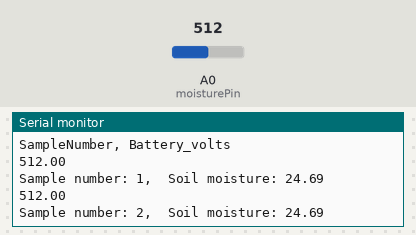
Recording of a sketch running on a simulated Arduino Uno, built with avr-gcc and run on an emulated ATmega328P. Shown: the last lines printed to the serial monitor. The inputs (shaded band) are chosen by the test bench; at power-on: A0 (moisturePin) = 512. Storage starts empty.

Above: at 1.8 s.
1.9 s: A0 (moisturePin) set to 716
At 2.9 s:
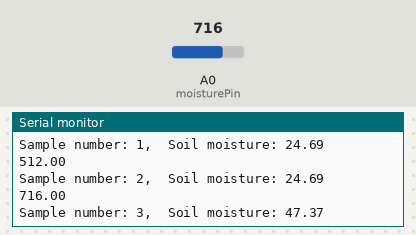
3.4 s: A0 (moisturePin) set to 900
At 4.9 s:
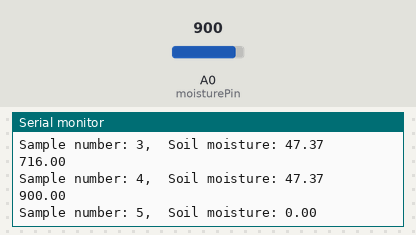
Timing chart, 0 to 6.4 s (numbered marks = the images above; inputs shaded):
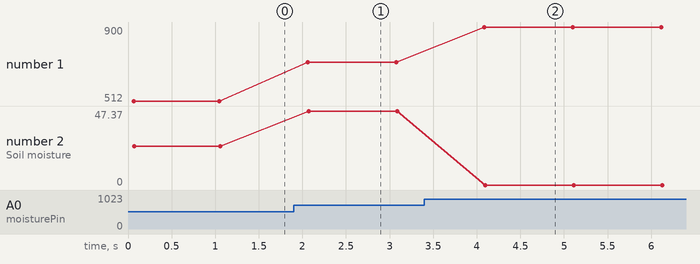

Measured:
- after the input at 1.9 s, the serial monitor: prints a new line after 0.16 s (image 1)
- after the input at 3.4 s, the serial monitor: prints a new line after 0.69 s (image 2)
- plotted number 1: 512 → 716 after the input at 1.9 s, 716 → 900 after the input at 3.4 s
- plotted number 2: 24.69 → 47.37 after the input at 1.9 s, 47.37 → 0 after the input at 3.4 s

The sketch:

SensorSDCardTest.ino
```cpp
#include <Wire.h>
#include <SPI.h>
#include <SD.h>

//Digital pin 12 is the MicroSD slave select pin on the Mayfly
#define SD_SS_PIN 12

//The data log file
#define FILE_NAME "DataLog.txt"

//Data header  (these lines get written to the beginning of a file when it's created)
#define LOGGERNAME "Mayfly microSD Card Tester"
#define DATA_HEADER "SampleNumber, Battery_volts"

int sampleinterval = 1;    //time between samples, in seconds

int samplenum = 1;      // declare the variable "samplenum" and start with 1
int moisturePin = A0;    // on the Mayfly board, pin A6 is connected to a resistor divider on the battery input

double moistureValue = 0;  // variable to store the value coming from the analogRead function
float moisture;       // the battery voltage as calculated by the formula below


void setup()
{
  //Initialise the Serial1 connection
  Serial.begin(9600);
  //Serial.begin(57600);
  //Initialise log file
  setupLogFile();

  //Echo the data header to the Serial1 connection
  Serial.println(DATA_HEADER);

}

void loop()
{
  String dataRec = createDataRecord();

  //Save the data record to the log file
  logData(dataRec);

  //Echo the data to the Serial1 connection
  Serial.println(dataRec);

  delay(sampleinterval*1000);   //multiply by 1000 to convert from milliseconds to seconds

}


void setupLogFile()
{
  //Initialise the SD card
  if (!SD.begin(SD_SS_PIN))
  {
    Serial.println("Error: SD card failed to initialise or is missing.");
    //Hang
  //  while (true);
  }

  //Check if the file already exists
  bool oldFile = SD.exists(FILE_NAME);

  //Open the file in write mode
  File logFile = SD.open(FILE_NAME, FILE_WRITE);
  // write to file if old file exists
  //Add header information if the file did not already exist
  if (!oldFile)
  {
    logFile.println(LOGGERNAME);
    logFile.println(DATA_HEADER);
  }

  //Close the file to save it
  logFile.close();
}


void logData(String rec)
{
  //Re-open the file
  File logFile = SD.open(FILE_NAME, FILE_WRITE);

  //Write the CSV data
  logFile.println(rec);

  //Close the file to save it
  logFile.close();
}

String createDataRecord()
{
  //Create a String type data record in csv format
  //SampleNumber, Battery
  String data = "";
  data += "Sample number: ";
  data += samplenum;           //creates a string called "data", put in the sample number
  data += ",  Soil moisture: ";                 //adds a comma between values
  moistureValue = analogRead(A0);         // reads the analog voltage on the batteryPin, reported in bits
  Serial.println(moistureValue);
  double voltage1 = (moistureValue/1023)*3;
 // Serial.println(voltage1);
  double vwc;
  if(voltage1 <= 1.1)
  {
    vwc = 10*voltage1-1;
    }
  else if(voltage1 <= 1.3)
  {
    vwc = 25*voltage1-17.5;
    }
  else if(voltage1 <= 1.82)
  {
    vwc = 48.08*voltage1-47.5;
    }
  else if(voltage1 <= 2.2)
  {
    vwc = 26.32*voltage1-7.89;
    }
 else vwc = 0;
  //moisture = (3.3/1023.) * 1.47 * moistureValue;      // converts bits into volts (see batterytest sketch for more info)
  data += vwc;     //adds the battery voltage to the data string
  samplenum++;   //increment the sample number
  return data;
}
```
